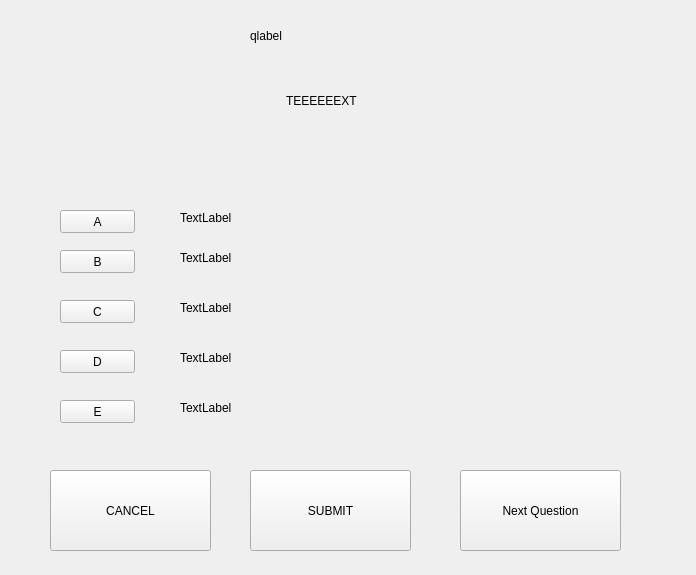
<?xml version="1.0" encoding="UTF-8"?>
<ui version="4.0">
 <class>QtWidgetsClass</class>
 <widget class="QWidget" name="QtWidgetsClass">
  <property name="geometry">
   <rect>
    <x>0</x>
    <y>0</y>
    <width>696</width>
    <height>575</height>
   </rect>
  </property>
  <property name="windowTitle">
   <string>QtWidgetsClass</string>
  </property>
  <widget class="QPushButton" name="CancelButton">
   <property name="geometry">
    <rect>
     <x>50</x>
     <y>470</y>
     <width>161</width>
     <height>81</height>
    </rect>
   </property>
   <property name="text">
    <string>CANCEL</string>
   </property>
  </widget>
  <widget class="QPushButton" name="SubmitButton">
   <property name="geometry">
    <rect>
     <x>250</x>
     <y>470</y>
     <width>161</width>
     <height>81</height>
    </rect>
   </property>
   <property name="text">
    <string>SUBMIT</string>
   </property>
  </widget>
  <widget class="QPushButton" name="ButtonA">
   <property name="geometry">
    <rect>
     <x>60</x>
     <y>210</y>
     <width>75</width>
     <height>23</height>
    </rect>
   </property>
   <property name="text">
    <string>A</string>
   </property>
  </widget>
  <widget class="QPushButton" name="ButtonB">
   <property name="geometry">
    <rect>
     <x>60</x>
     <y>250</y>
     <width>75</width>
     <height>23</height>
    </rect>
   </property>
   <property name="text">
    <string>B</string>
   </property>
  </widget>
  <widget class="QPushButton" name="ButtonC">
   <property name="geometry">
    <rect>
     <x>60</x>
     <y>300</y>
     <width>75</width>
     <height>23</height>
    </rect>
   </property>
   <property name="text">
    <string>C</string>
   </property>
  </widget>
  <widget class="QPushButton" name="ButtonD">
   <property name="geometry">
    <rect>
     <x>60</x>
     <y>350</y>
     <width>75</width>
     <height>23</height>
    </rect>
   </property>
   <property name="text">
    <string>D</string>
   </property>
  </widget>
  <widget class="QPushButton" name="ButtonE">
   <property name="geometry">
    <rect>
     <x>60</x>
     <y>400</y>
     <width>75</width>
     <height>23</height>
    </rect>
   </property>
   <property name="text">
    <string>E</string>
   </property>
  </widget>
  <widget class="QLabel" name="label">
   <property name="geometry">
    <rect>
     <x>250</x>
     <y>20</y>
     <width>211</width>
     <height>31</height>
    </rect>
   </property>
   <property name="text">
    <string>qlabel</string>
   </property>
  </widget>
  <widget class="QLabel" name="labelA">
   <property name="geometry">
    <rect>
     <x>180</x>
     <y>210</y>
     <width>451</width>
     <height>16</height>
    </rect>
   </property>
   <property name="text">
    <string>TextLabel</string>
   </property>
  </widget>
  <widget class="QLabel" name="labelB">
   <property name="geometry">
    <rect>
     <x>180</x>
     <y>250</y>
     <width>431</width>
     <height>16</height>
    </rect>
   </property>
   <property name="text">
    <string>TextLabel</string>
   </property>
  </widget>
  <widget class="QLabel" name="labelC">
   <property name="geometry">
    <rect>
     <x>180</x>
     <y>300</y>
     <width>451</width>
     <height>16</height>
    </rect>
   </property>
   <property name="text">
    <string>TextLabel</string>
   </property>
  </widget>
  <widget class="QLabel" name="labelD">
   <property name="geometry">
    <rect>
     <x>180</x>
     <y>350</y>
     <width>451</width>
     <height>16</height>
    </rect>
   </property>
   <property name="text">
    <string>TextLabel</string>
   </property>
  </widget>
  <widget class="QLabel" name="labelE">
   <property name="geometry">
    <rect>
     <x>180</x>
     <y>400</y>
     <width>461</width>
     <height>16</height>
    </rect>
   </property>
   <property name="text">
    <string>TextLabel</string>
   </property>
  </widget>
  <widget class="QLabel" name="questionLabel">
   <property name="geometry">
    <rect>
     <x>80</x>
     <y>70</y>
     <width>561</width>
     <height>61</height>
    </rect>
   </property>
   <property name="text">
    <string>                                                              TEEEEEEXT</string>
   </property>
  </widget>
  <widget class="QPushButton" name="NextButton">
   <property name="geometry">
    <rect>
     <x>460</x>
     <y>470</y>
     <width>161</width>
     <height>81</height>
    </rect>
   </property>
   <property name="text">
    <string>Next Question</string>
   </property>
  </widget>
 </widget>
 <layoutdefault spacing="6" margin="11"/>
 <resources/>
 <connections/>
</ui>
